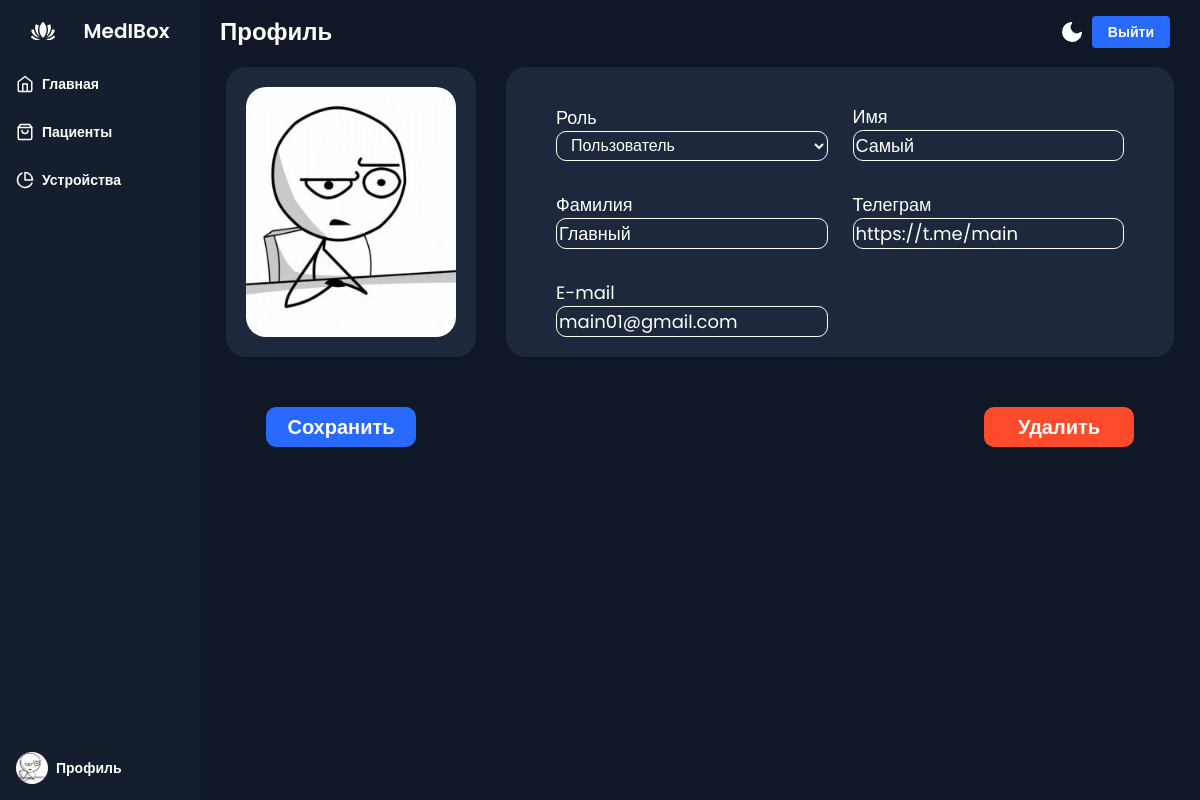
The page /profile/ (signed in) on the database its author committed.
### users/models.py (models this page shows, shortened)
class User(AbstractUser):
    image = models.ImageField(upload_to='users_images', blank=True, null=True, verbose_name='Аватар')
    role = models.CharField(max_length=256, blank=True, null=True, verbose_name="Роль")
    telegram = models.CharField(max_length=100, blank=True, null=True, verbose_name='Telegram')
    password = models.CharField(max_length=256, blank=True, null=True, verbose_name='Пароль')
    class Meta:
        db_table = 'Users'
        verbose_name = 'Пользователя'
        verbose_name_plural = 'Пользователи'

### users/views.py (the view)
# urls.py: path('profile/', views.profile, name='profile'),
@login_required
def profile(request):
    if request.method == "POST":
        form = ProfileForm(data=request.POST, instance=request.user, files=request.FILES)
        if form.is_valid():
            form.save()
            return HttpResponseRedirect(reverse('users:profile'))
    else:
        form = ProfileForm(instance=request.user)
    x = User.objects.filter(id=request.user.id).values_list()[0][2]
    print(x)
    admin = ''
    if x: admin = 'True'
    context = {
        'title': 'MedIBox - Профиль',
        'content': 'Это ты',
        'form': form,
        'admin': admin
    }
    return render(request, "users/profile.html", context)

### users/templates/users/profile.html (shortened to what this page needs)
{% extends "base.html" %}
{% load static %}
{% block content %}
    <div class="app-content-header">
        <h1 class="app-content-headerText">Профиль</h1>
        <button class="mode-switch" title="Switch Theme">
            <svg class="moon" fill="none" stroke="currentColor" stroke-linecap="round" stroke-linejoin="round" stroke-width="2" width="24" height="24" viewBox="0 0 24 24">
                <defs></defs>
                <path d="M21 12.79A9 9 0 1111.21 3 7 7 0 0021 12.79z"></path>
            </svg>
        </button>
        <a style="display: flex; align-items: center; margin-right: 10px;"
           class="app-content-headerButton" href="{% url "user:logout" %}">Выйти</a>
    </div>
    <form action="{% url "user:profile" %}" method="post" enctype="multipart/form-data">
        <div class="profile">
            <div class="profile__image">
                {% if user.image %}
                    <img src="{{ user.image.url }}" alt="avatar">
                {% else %}
                    <img src="{% static "images/baseavatar.jpg" %}" alt="avatar">
                {% endif %}
            </div>
            <div class="profile__card">
                <label for="role" class="profile__card-label">Роль
                    {{ form.role }}
                </label>
                <label for="first_name" class="profile__card-label">Имя
                    {{ form.first_name }}
                </label>
                <label for="username" class="profile__card-label">Фамилия
                    {{ form.username }}
                </label>
                <label for="telegram" class="profile__card-label">Телеграм
                    {{ form.telegram }}
                </label>
                <label for="email" class="profile__card-label">E-mail
                    {{ form.email }}
                </label>
            </div>
        </div>
            <div class="profile__buttons">
                <button type="submit" name="submit" value="save" class="profile__card-btn btnSave">Сохранить</button>
                <a style="display: flex; align-items: center; justify-content: center; margin-left: 30px;"
                   type="button" class="profile__card-btn btnRemove" href="{% url "user:delete" %}">Удалить</a>
            </div>
    </form>
{% endblock %}

### static/css/styles.css (style rules this page uses)
*, *::before, *::after { box-sizing: border-box; }
body, :where(blockquote, figure):where([class]) { margin: 0; }
:where(h1, h2, h3, h4, h5, h6, p, ul, ol, dl):where([class]) { margin-block: 0; }
img { display: block; max-width: 100%; }
input, textarea, select, button { font: inherit; }
html { height: 100%; scroll-behavior: smooth; }
body { min-height: 100%; line-height: 1.5; }
:root { --bgColor-primary: #d9d9d9; --bgColor-inverse: #000000; --bgColor-footer: #464a53; --color-gray: #394a58; --color-red: #FA5252; --color-green: #a3a86b; --color-blue: #0066a1; --color-white: #ffffff; }
:root { --app-bg: #101827; --sidebar: rgba(21, 30, 47,1); --sidebar-main-color: #fff; --table-border: #1a2131; --table-header: #1a2131; --app-content-main-color: #fff; --sidebar-link: #fff; --sidebar-active-link: #1d283c; --sidebar-hover-link: #1a2539; --action-color: #2869ff; --action-color-hover: #6291fd; --app-content-secondary-color: #1d283c; --filter-reset: #2c394f; --filter-shadow: rgba(16, 24, 39, 0.8) 0px 6px 12px -2px, rgba(0, 0, 0, 0.3) 0px 3px 7px -3px; }
html { font-family: "Inter", sans-serif; font-weight: 600; font-style: normal; }
body { background-color: var(--bgColor-primary); }
a, button, input, svg, textarea * { transition-duration: var(--transition-duration); }
a { text-decoration: none; color: inherit; }
* { box-sizing: border-box; }
body, html { margin: 0; padding: 0; height: 100%; width: 100%; }
body { overflow: auto; font-family: "Poppins", sans-serif; background-color: var(--app-bg); -webkit-font-smoothing: antialiased; -moz-osx-font-smoothing: grayscale; }
.mode-switch { background-color: transparent; border: none; padding: 0; color: var(--app-content-main-color); display: flex; justify-content: center; align-items: center; margin-left: auto; margin-right: 8px; cursor: pointer; }
.mode-switch .moon { fill: var(--app-content-main-color); }
.app-content-header { display: flex; align-items: center; justify-content: space-between; padding: 0 4px; }
.app-content-headerText { color: var(--app-content-main-color); font-size: 24px; line-height: 32px; margin: 0; }
.app-content-headerButton { background-color: var(--action-color); color: #fff; font-size: 14px; line-height: 24px; border: none; border-radius: 4px; height: 32px; padding: 0 16px; transition: 0.2s; cursor: pointer; }
.profile { margin-top: 2%; font-size: 28px; padding: 0 10px; column-gap: 30px; row-gap: 50px; display: grid; grid-template-columns: 250px 1fr; }
.profile__image { background-color: var(--app-content-secondary-color); border-radius: 20px; padding: 20px; }
.profile__image img { width: 250px; height: 250px; margin-inline: auto; border-radius: 20px; }
.profile__card { background-color: var(--app-content-secondary-color); border-radius: 20px; padding: 20px 50px; display: grid; grid-template-columns: 1fr 1fr; grid-template-rows: repeat(3, 1fr); column-gap: 25px; row-gap: 15px; align-items: end; }
.profile__card-label { font-size: 18px; font-weight: normal; color: var(--app-content-main-color); }
.profile__card-select { width: 100%; height: 30px; border: var(--app-content-main-color) solid 1px; background-color: transparent; border-radius: 10px; color: var(--app-content-main-color); padding-left: 10px; font-size: 16px; }
.profile__card-select option { border: var(--app-content-main-color) solid 1px; background-color: transparent; color: var(--app-content-main-color); padding-left: 10px; font-size: 16px; }
.profile__card-input { width: 100%; height: 100%; border: var(--app-content-main-color) solid 1px; color: var(--app-content-main-color); background-color: transparent; border-radius: 10px; }
.profile__card-input::placeholder { padding-left: 10px; font-size: 16px; }
.profile__card-btn { width: 150px; height: 40px; background-color: var(--action-color); color: #fff; line-height: 24px; font-size: 20px; border: none; border-radius: 10px; padding: 0 16px; transition: 0.2s; cursor: pointer; }
.profile__buttons { display: flex; flex-direction: row; justify-content: space-between; align-items: center; margin-top: 50px; margin-inline: 50px; }
.btnSave { background-color: var(--action-color); }
.btnRemove { background-color: #FF4B2B; }

### rows shown on the page
User: role "Пользователь", first_name "Самый", username "Главный", telegram "https://t.me/main", email "main01@gmail.com"
